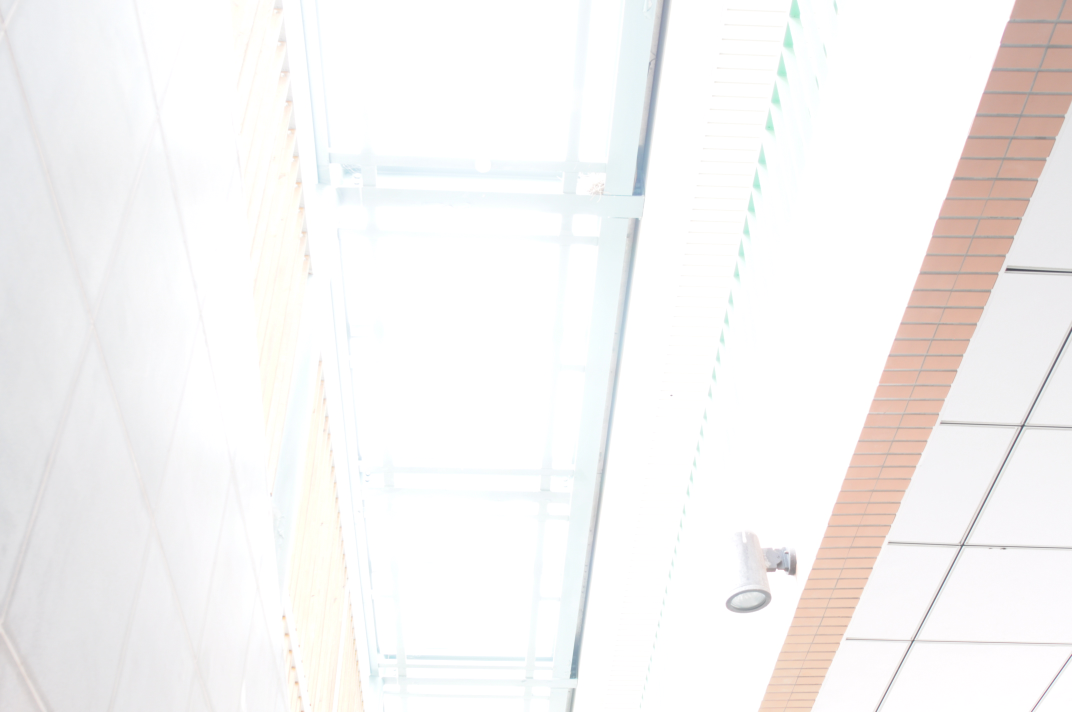
#> input picture hw1_hdr/data/original_image/0023.JPG, 2144 x 1424 px (shown at 1/2 size); its folder holds only this picture in this run
$ python hw1.py
#> lines starting #> are read from the running program, lines starting #| are printed output that depends on the picture; after the words box and inside, x2 and y2 are one past the last pixel; in counts of white or black regions, pixels touching at a corner belong together
# Asignment: https://www.csie.ntu.edu.tw/~cyy/courses/vfx/21spring/assignments/proj1/
import cv2
import random
import math
import numpy as np
import glob
# from mpl_toolkits.axes_grid1 import make_axes_locatable
# import matplotlib.ticker as ticker
# import matplotlib.pyplot as plt

SEED = 6666
MEDIAN_IGNORE_THRES = 1
N_SAMPLE = 300 #200 #  50
# SHUTTER_SPEED = [2, 4, 8, 15, 30, 60, 125, 250, 500, 1000, 2000] # '1/x'
SHUTTER_SPEED = [2, 4, 8, 16, 32, 64, 128, 256, 512, 1024, 2048] # '1/x'
# SHUTTER_SPEED = [1/32, 1/16, 1/8, 1/4, 1/2, 1, 2, 4, 8, 16, 32, 64, 128, 256, 512, 1024] # memorial
INPUT_DIR =  "../data/original_image/"

random.seed(SEED)
fn_list = sorted(glob.glob(f"{INPUT_DIR}*.JPG"))

img_list =[cv2.imread(img_fn) for img_fn in fn_list] # BGR
#> img_list = 1 item
N_IMAGE = len(img_list)
#> N_IMAGE = 1
h, w = img_list[0].shape[:2]
#> h = 1424; w = 2144
print(f"Image shape = {(h, w)}")
#| Image shape = (1424, 2144)
print(f"Number of Image: {N_IMAGE}")
#| Number of Image: 1

# fig, ax = plt.subplots(math.ceil(N_IMAGE/4), 4, figsize=(20, 12))
# fig.tight_layout()
# [b.axis('off') for a in ax for b in a ]# Delete all axis
# for i in range(len(img_list)):
#     ax[int(i / 4), int(i % 4)].set_title( f"1/{SHUTTER_SPEED[i]}", fontsize=25)
#     ax[int(i / 4), int(i % 4)].imshow(img_list[i])
# plt.show()

# ## Image Aligement , MTB(Media Threshold Bitmap) algorithm
# Convert to gray scale, Y = (54R+183G+19B)/256

output_list = []
ignore_list = []
for img in img_list:
    gray_img = cv2.cvtColor(img, cv2.COLOR_BGR2GRAY)
    median = np.median(gray_img)
    ret, thresh1 = cv2.threshold(gray_img, median, 255, cv2.THRESH_BINARY)
    output_list.append(thresh1)

    ignore_map = np.ones((h, w))
    ignore_map[np.where(np.abs(gray_img - median) <= MEDIAN_IGNORE_THRES)] = 0
    ignore_list.append(ignore_map)
#> this loop made 1 pass
#> (median, ret) on pass 1: (254, 254)
#> pass 1, `gray_img = cv2.cvtColor(img, cv2.COLOR_BGR2GRAY)`:
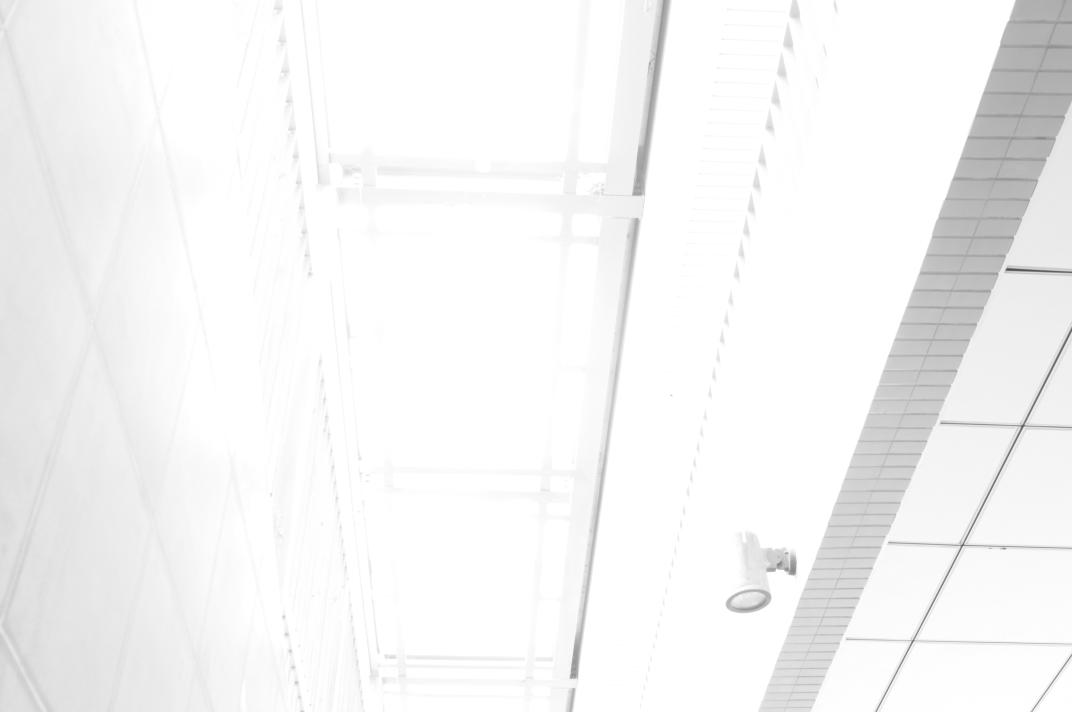
#> gray_img: shape (1424, 2144) (shown at 1/2 size); min 74, max 255, mean 244.8
#> pass 1, `ret, thresh1 = cv2.threshold(gray_img, median, 255, cv2.THRESH_BINARY)`:
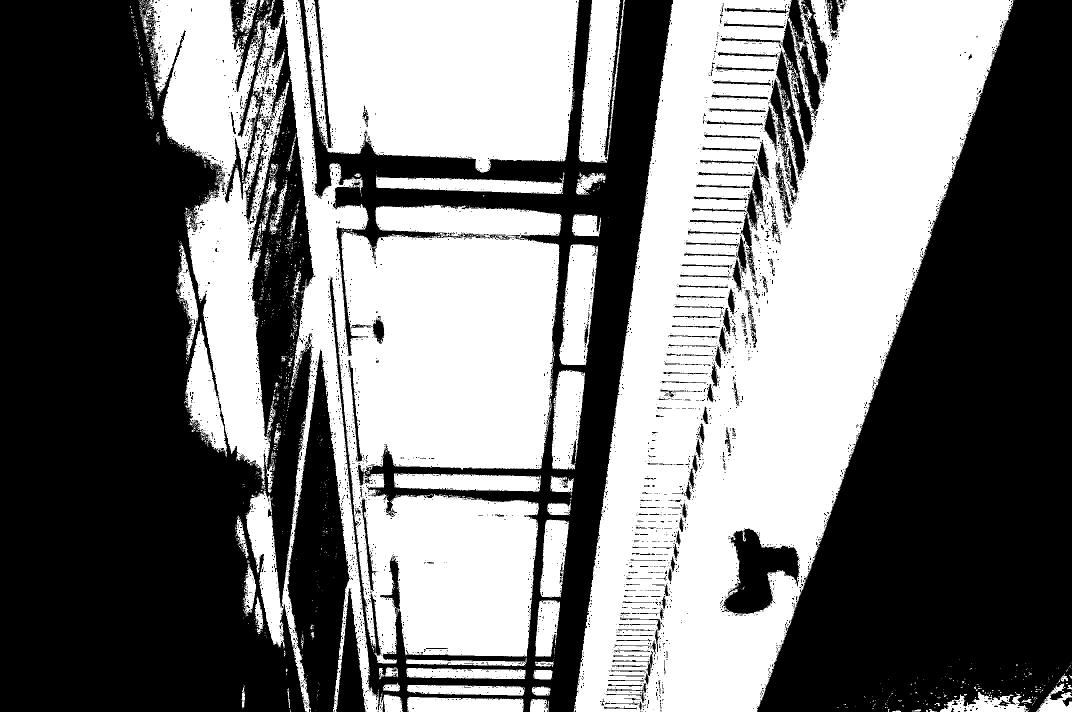
#> thresh1: shape (1424, 2144) (shown at 1/2 size); 48.1% white; 1845 white regions (1734 under 20 px), largest, box (x1, y1, x2, y2) and area: (1147, 0, 2027, 1424) 678672, (293, 0, 1123, 1424) 501925, (608, 0, 1158, 345) 160750
#> after the loop:
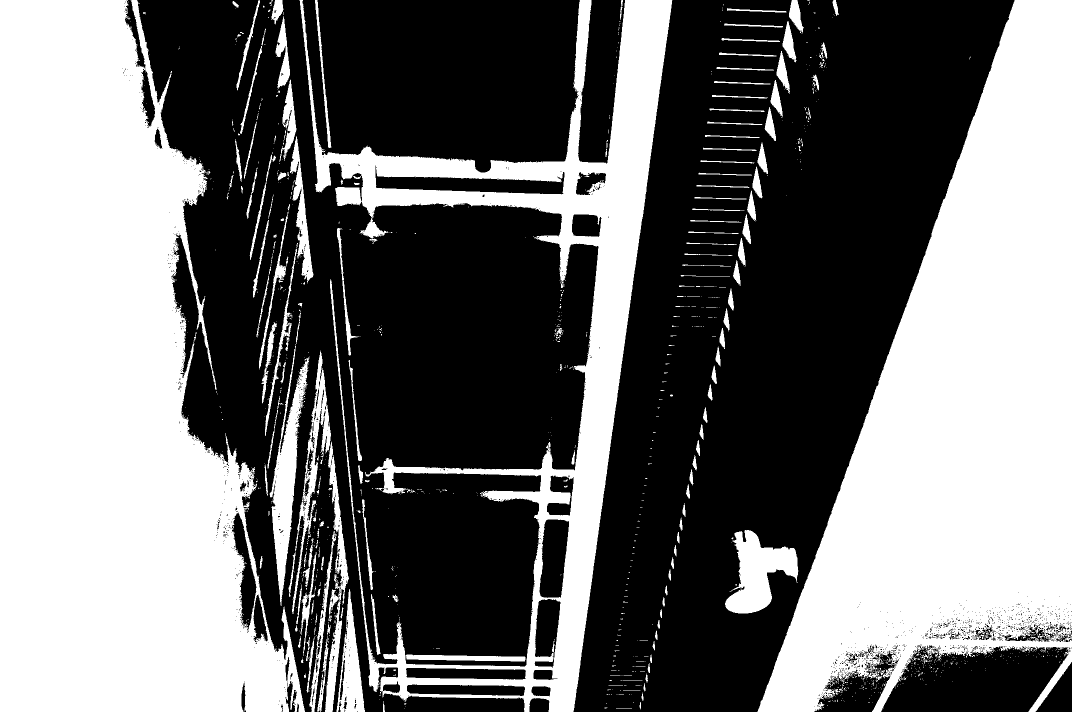
#> ignore_map: shape (1424, 2144) float64 (shown at 1/2 size); values 0 (black) and 1 (white), 44.2% white; 1353 white regions (1156 under 20 px), largest, box (x1, y1, x2, y2) and area: (0, 0, 610, 1424) 583927, (1515, 0, 2144, 1424) 470737, (599, 0, 1345, 1424) 189859
#> after the loop, ignore_list = 1 item; output_list = 1 item

min_err = 999999999999999999999999
best_dxy = None
for img in output_list:
    for dx in range(-5, 5):
        for dy in range(-5, 5):
            img_shifed = cv2.warpAffine(img, np.float32([[1,0,dx],[0,1,dy]]), (w ,h))
            err = np.sum(ignore_map * np.abs(img_shifed - output_list[0]))
            if err < min_err:
                min_err = err
                best_dxy = (dx, dy)
    print(f"min_err = {min_err}")
    print(f"best_dxy = {best_dxy}")
#> this loop made 1 pass
#| min_err = 0.0
#| best_dxy = (0, 0)
#> after the loop, best_dxy = (0, 0); min_err = 0

# # Show images
# fig, ax = plt.subplots(math.ceil(N_IMAGE/4), 4, figsize=(20, 12))
# fig.tight_layout()
# [b.axis('off') for a in ax for b in a ]# Delete all axis
# for i in range(len(output_list)):
#     ax[int(i / 4), int(i % 4)].set_title( f"1/{SHUTTER_SPEED[i]}", fontsize=25)
#     ax[int(i / 4), int(i % 4)].imshow(output_list[i], cmap=plt.get_cmap('gray'))
# plt.show()

# ## Paul Debevec's method
def f_weight(x): # weight function
    return 128 - abs(x - 127)

g_bgr = []
for channel in range(3):# BGR
    # Init A,b
    A = np.zeros([N_IMAGE*N_SAMPLE + 1 + 254, 256 + N_SAMPLE])
    b = np.zeros([N_IMAGE*N_SAMPLE + 1 + 254, 1])

    # Random sample point
    sample_x = random.sample(range(h), N_SAMPLE)
    sample_y = random.sample(range(w), N_SAMPLE)
    sample_pts = list(zip(sample_x, sample_y))

    # Build A, b(Ax = b)
    # Data fitting equations
    for i in range(N_SAMPLE):
        for j in range(N_IMAGE):
            n_row = i*N_IMAGE + j
            z = img_list[j][sample_pts[i][0], sample_pts[i][1]][channel]
            A[n_row, z]     =  f_weight(z) # 1
            A[n_row, 256+i] = -f_weight(z)# -1
            b[n_row, 0]     =  f_weight(z) * math.log( 1/SHUTTER_SPEED[j] )

    # g[127] = 0
    A[N_IMAGE*N_SAMPLE, 127] = 1

    # Smoothness equations
    for i in range(254):
        n_row = N_IMAGE*N_SAMPLE + 1 + i
        A[n_row, i]   = 1  * f_weight(i+1)
        A[n_row, i+1] = -2 * f_weight(i+1)
        A[n_row, i+2] = 1  * f_weight(i+1)

    A_inv = np.linalg.pinv(A)
    g = np.dot(A_inv, b)[:256]
    g_bgr.append(g)
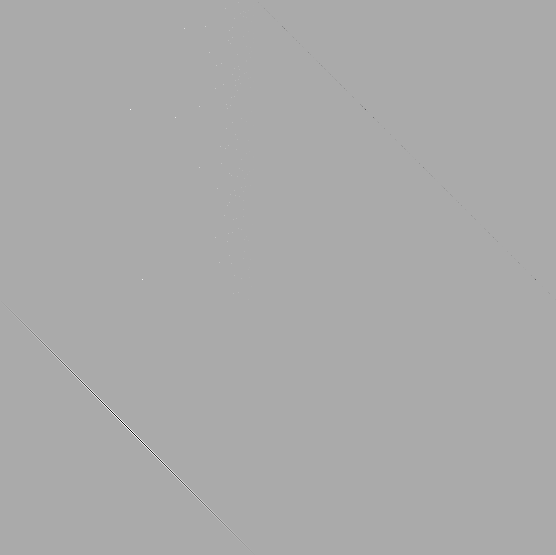
#> A: shape (555, 556) float64; min -256, max 128, mean 0; drawn with min black and max white
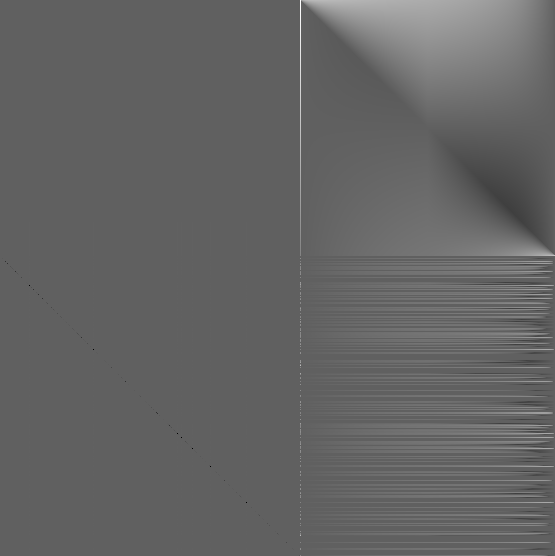
#> A_inv: shape (556, 555) float64; min -0.995, max 1.63, mean 0.0431; drawn with min black and max white
#> after the loop, g_bgr = 3 items

# # Show images
# fig, ax = plt.subplots(1, 3, figsize=(20, 10))
# channel_name = ['Blue', 'Green', 'Red']
# for channel in range(3):
#     c_n = channel_name[channel]
#     ax[channel].set_title( f"{c_n}", fontsize=25)
#     ax[channel].plot(g_bgr[channel], np.arange(256), c = c_n)
#     ax[channel].set_xlabel('log exposure X ')
#     ax[channel].set_ylabel('pixel value Z')
#     ax[channel].grid(linestyle=':', linewidth=1)
# plt.show()

# ## Recover Radiance Map
lnE_bgr = np.zeros((h, w, 3)).astype(np.float32)
for c in range(3): # Channel
    nume = np.zeros((h, w)).astype(np.float32)
    deno = np.zeros((h, w)).astype(np.float32)
    for p in range(len(img_list)):
        w_map = 128 - np.abs(img_list[p][:, :, c] - 127)
        img_1D = img_list[p][:, :, c].flatten()
        nume = nume + w_map * ( g_bgr[c][img_1D] - math.log(1/SHUTTER_SPEED[p]) ).reshape(h, w)
        deno = deno + w_map
    lnE_bgr[:, :, c] = nume / deno
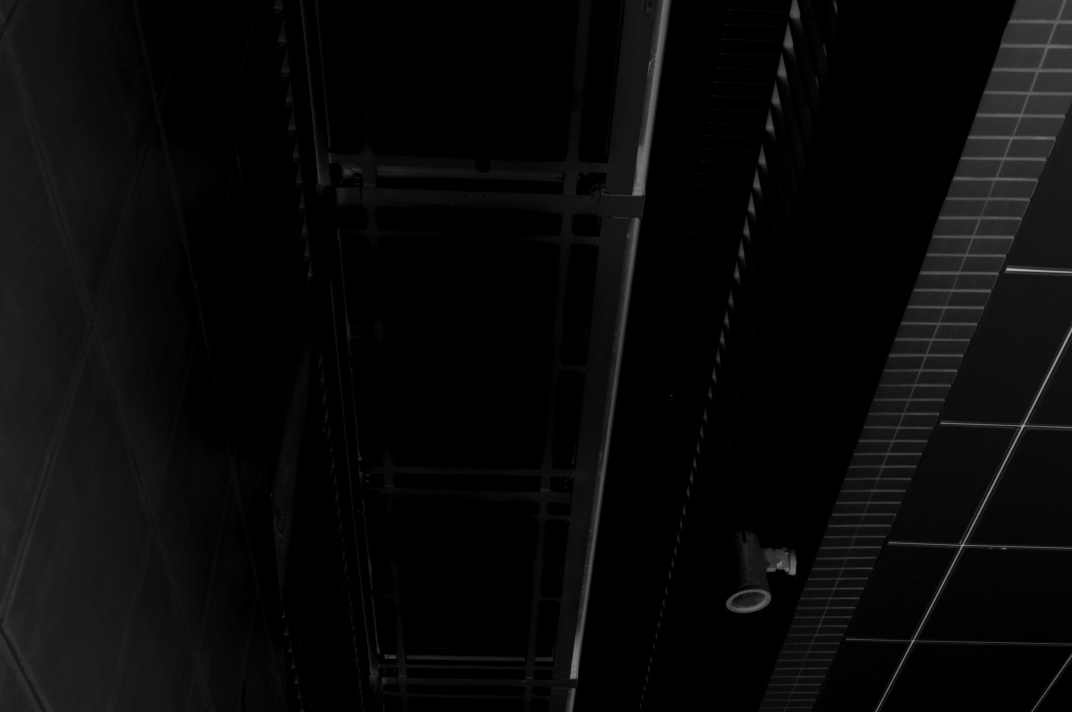
#> deno: shape (1424, 2144) float32 (shown at 1/2 size); min 0, max 184, mean 8.9
#> lnE_bgr: shape (1424, 2144, 3) float32; 51.13% of the values are NaN or infinite; the others: min 0.234, max 0.888, mean 0.318
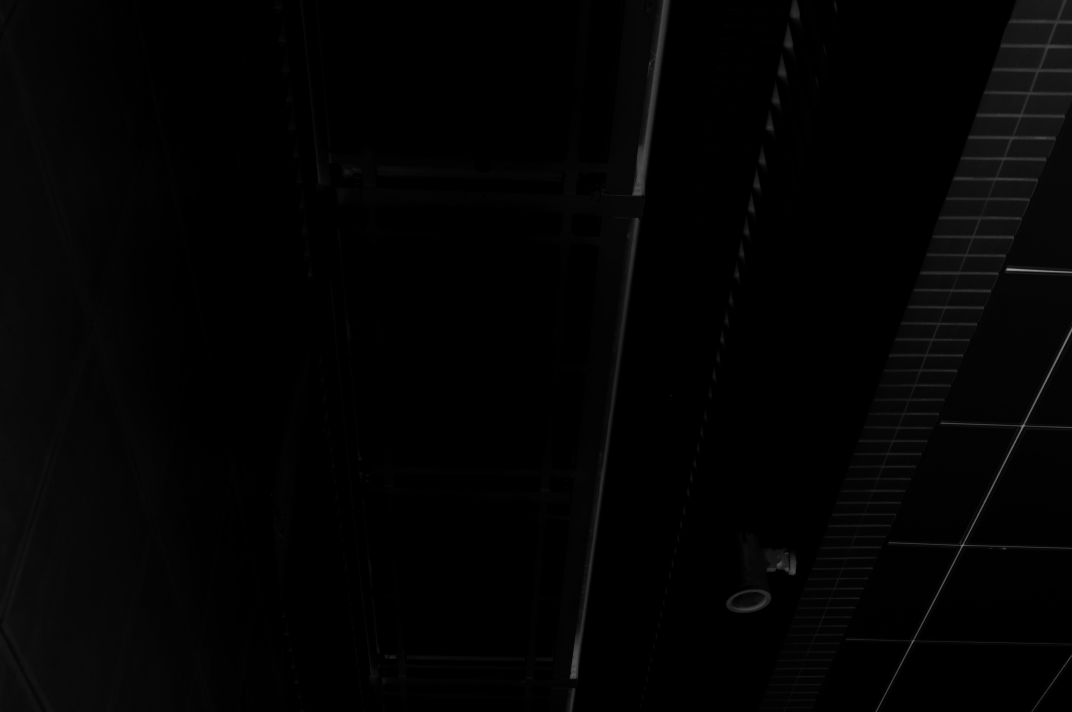
#> nume: shape (1424, 2144) float64 (shown at 1/2 size); min 0, max 162.7, mean 3.3

radiance_bgr = np.exp(lnE_bgr)
#> radiance_bgr: shape (1424, 2144, 3) float32; 51.13% of the values are NaN or infinite; the others: min 1.26, max 2.43, mean 1.38

# [12 lines of commented-out code are left out]

cv2.imwrite("../data/radiance.hdr", radiance_bgr)

# ## Tone Mapping
# Implement Photographic tone mapping
DELTA = 1e-10
A = (0.5, 5.5) # high/Low-key range
a_increment = (A[1]-A[0])/10
L_d_global_list = []
for a in np.arange(A[0], A[1], a_increment):
    L_d_global = np.zeros((h, w, 3)).astype(np.float32)
    # Global operator
    for c in range(3):
        L_write = np.max(radiance_bgr[:, :, c])
        L_w_bar = np.exp( np.sum(np.log(radiance_bgr[:, :, c] + DELTA)) / (h*w) )
        L_m = (a/L_w_bar) * radiance_bgr[:, :, c]
        L_d_global[:, :, c] = (L_m * (1 + (L_m/L_write**2))) / (1 + L_m)
    L_d_global_list.append(L_d_global)
#> L_d_global: shape (1424, 2144, 3) float32; every value is NaN or infinite
#> after the loop, L_d_global_list = 10 items

# fig, ax = plt.subplots(2, 5, figsize=(20, 8))
# for i in range(10):
#     im = ax[i//5, i%5].imshow(L_d_global_list[i])
#     ax[i//5, i%5].set_title(f"a = {A[0]+i*a_increment}", fontsize=25)
#     ax[i//5, i%5].set_axis_off()
cv2.imwrite("../data/tonemap_my_implemented_reinhard.png", L_d_global_list[3] * 255)

# Opencv tone-mapping methods
# Reference: https://zhuanlan.zhihu.com/p/38176640

radiance = radiance_bgr # radiance_debevec
tonemapDrago = cv2.createTonemapDrago(2.0, 0.7)
#> (the run stopped early here; a loop or call above may not have finished)
